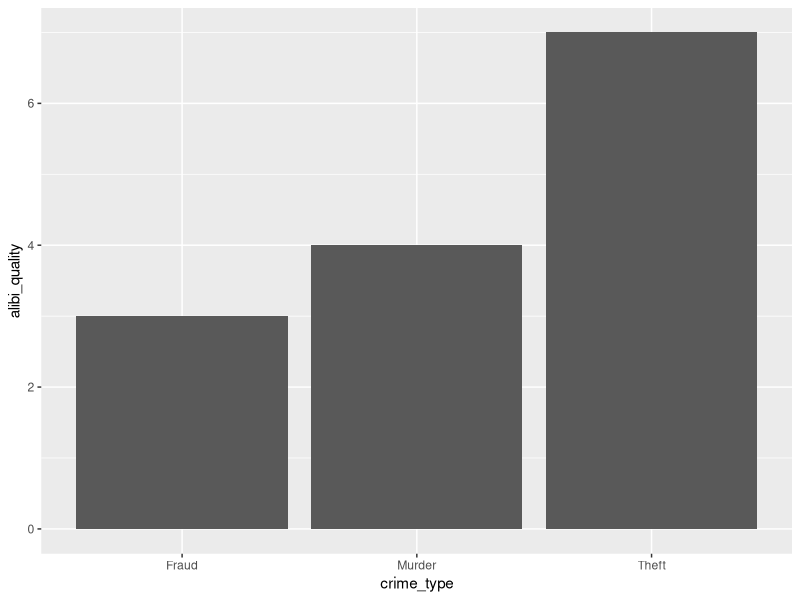

The R source for this figure:
library(ggplot2)

data <- data.frame(
  suspect = c("Scarlet", "Mustard", "Green", "Plum"),
  alibi_quality = c(3, 5, 4, 2),
  crime_type = c("Fraud", "Theft", "Murder", "Theft")
)

ggplot(data, aes(x = crime_type, y = alibi_quality)) +
  geom_bar(stat = "identity")#